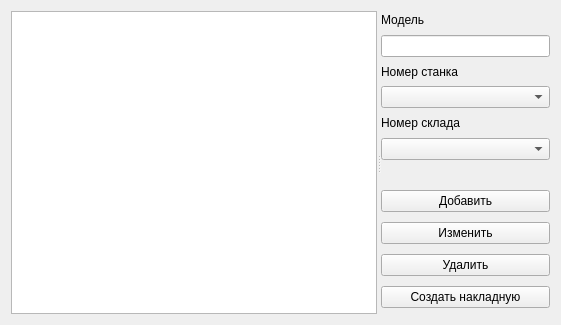
<?xml version="1.0" encoding="UTF-8"?>
<ui version="4.0">
 <class>componentview</class>
 <widget class="QWidget" name="componentview">
  <property name="geometry">
   <rect>
    <x>0</x>
    <y>0</y>
    <width>561</width>
    <height>325</height>
   </rect>
  </property>
  <property name="windowTitle">
   <string>Form</string>
  </property>
  <layout class="QHBoxLayout" name="horizontalLayout">
   <item>
    <widget class="QSplitter" name="splitter">
     <property name="orientation">
      <enum>Qt::Horizontal</enum>
     </property>
     <widget class="QTableView" name="tableView"/>
     <widget class="QWidget" name="layoutWidget">
      <layout class="QVBoxLayout" name="verticalLayout_3">
       <item>
        <layout class="QVBoxLayout" name="verticalLayout">
         <item>
          <widget class="QLabel" name="label">
           <property name="text">
            <string>Модель</string>
           </property>
          </widget>
         </item>
         <item>
          <widget class="QLineEdit" name="leModelComponent"/>
         </item>
         <item>
          <widget class="QLabel" name="label_2">
           <property name="text">
            <string>Номер станка</string>
           </property>
          </widget>
         </item>
         <item>
          <widget class="QComboBox" name="comboBox"/>
         </item>
         <item>
          <widget class="QLabel" name="label_3">
           <property name="text">
            <string>Номер склада</string>
           </property>
          </widget>
         </item>
         <item>
          <widget class="QComboBox" name="comboBox_2"/>
         </item>
        </layout>
       </item>
       <item>
        <layout class="QVBoxLayout" name="verticalLayout_2">
         <item>
          <spacer name="horizontalSpacer">
           <property name="orientation">
            <enum>Qt::Horizontal</enum>
           </property>
           <property name="sizeHint" stdset="0">
            <size>
             <width>40</width>
             <height>20</height>
            </size>
           </property>
          </spacer>
         </item>
         <item>
          <widget class="QPushButton" name="btnAddComponent">
           <property name="text">
            <string>Добавить</string>
           </property>
          </widget>
         </item>
         <item>
          <widget class="QPushButton" name="btnUpdateComponent">
           <property name="text">
            <string>Изменить</string>
           </property>
          </widget>
         </item>
         <item>
          <widget class="QPushButton" name="btnDeleteComponent">
           <property name="text">
            <string>Удалить</string>
           </property>
          </widget>
         </item>
         <item>
          <widget class="QPushButton" name="btnGenerateWaybillView">
           <property name="text">
            <string>Создать накладную</string>
           </property>
          </widget>
         </item>
        </layout>
       </item>
      </layout>
     </widget>
    </widget>
   </item>
  </layout>
 </widget>
 <resources/>
 <connections/>
</ui>
